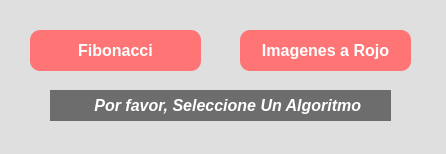
<?xml version="1.0" encoding="UTF-8"?>
<ui version="4.0">
 <class>MainWindow</class>
 <widget class="QMainWindow" name="MainWindow">
  <property name="geometry">
   <rect>
    <x>0</x>
    <y>0</y>
    <width>446</width>
    <height>154</height>
   </rect>
  </property>
  <property name="windowTitle">
   <string>Banco De Pruebas</string>
  </property>
  <property name="styleSheet">
   <string notr="true">background-color: rgb(223, 223, 223);
</string>
  </property>
  <widget class="QWidget" name="centralwidget">
   <widget class="QPushButton" name="Fibonacci">
    <property name="geometry">
     <rect>
      <x>30</x>
      <y>30</y>
      <width>171</width>
      <height>41</height>
     </rect>
    </property>
    <property name="font">
     <font>
      <family>Arial</family>
      <pointsize>12</pointsize>
      <weight>75</weight>
      <bold>true</bold>
     </font>
    </property>
    <property name="styleSheet">
     <string notr="true">background-color: rgb(255, 117, 117);
color: rgb(255, 255, 255);
border: none;
border-radius: 10px;</string>
    </property>
    <property name="text">
     <string>Fibonacci</string>
    </property>
   </widget>
   <widget class="QPushButton" name="ImagenARojo">
    <property name="geometry">
     <rect>
      <x>240</x>
      <y>30</y>
      <width>171</width>
      <height>41</height>
     </rect>
    </property>
    <property name="font">
     <font>
      <family>Arial</family>
      <pointsize>12</pointsize>
      <weight>75</weight>
      <bold>true</bold>
     </font>
    </property>
    <property name="styleSheet">
     <string notr="true">background-color: rgb(255, 117, 117);
color: rgb(255, 255, 255);
border: none;
border-radius: 10px;</string>
    </property>
    <property name="text">
     <string>Imagenes a Rojo</string>
    </property>
   </widget>
   <widget class="QLabel" name="Instruccion">
    <property name="geometry">
     <rect>
      <x>50</x>
      <y>90</y>
      <width>341</width>
      <height>31</height>
     </rect>
    </property>
    <property name="font">
     <font>
      <family>Arial</family>
      <pointsize>12</pointsize>
      <weight>75</weight>
      <italic>true</italic>
      <bold>true</bold>
     </font>
    </property>
    <property name="styleSheet">
     <string notr="true">background-color: rgb(109, 109, 109);
color: rgb(255, 255, 255);</string>
    </property>
    <property name="text">
     <string>          Por favor, Seleccione Un Algoritmo</string>
    </property>
   </widget>
  </widget>
 </widget>
 <resources/>
 <connections/>
</ui>
